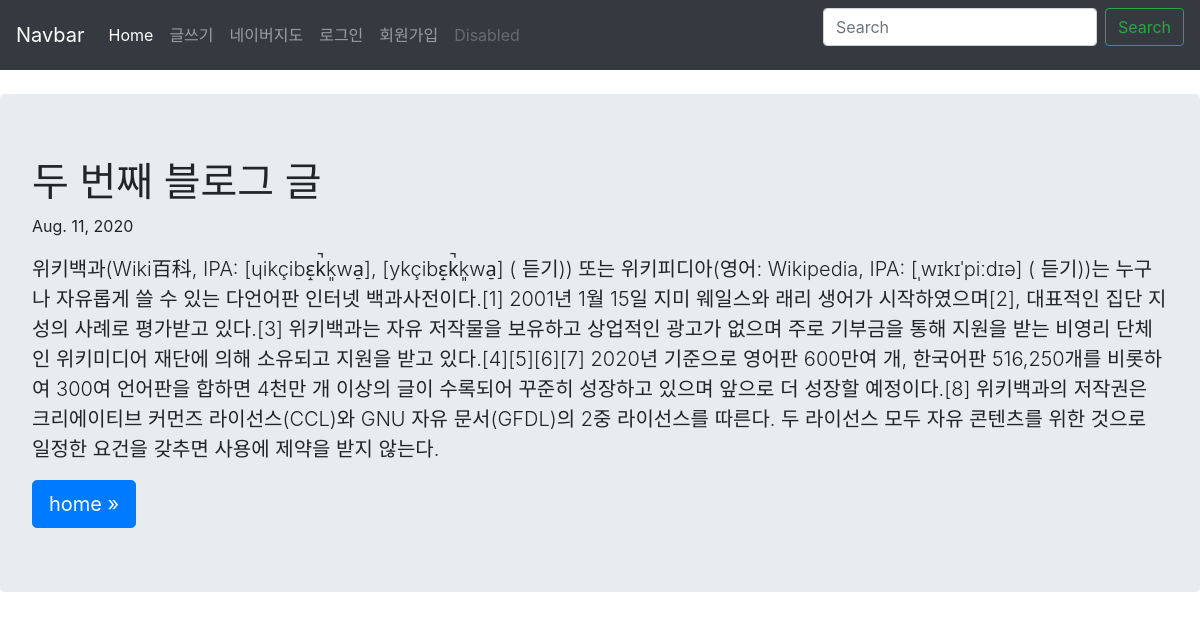
Page /blog/2 on the committed database.
### health_tok_board/models.py (models this page shows, shortened)
class Blog(models.Model):
    title = models.CharField(max_length=200)
    pub_date = models.DateField('date published')
    body = models.TextField()

### health_tok_board/views.py (the view)
# urls.py: path('<int:blog_id>', views.detail, name='detail'),
def detail(request, blog_id):
    blog_detail = get_object_or_404(Blog, pk=blog_id)
    return render(request, 'detail.html', {'blog': blog_detail})

### health_tok_board/templates/health_tok_board/detail.html
{% extends 'base.html' %}
{% block content %}
    <div class="jumbotron">
        <h1>{{blog.title}}</h1>
        <p>{{blog.pub_date}}</p>
        <p class="lead">{{blog.body}}</p>
        <a class="btn btn-lg btn-primary" href="{% url 'health_tok_board:home' %}" role="button">home &raquo;</a>
        <br>
    </div>
{% endblock %}

### health_tok_board/static/css/navbar-top.css (style rules this page uses)
body { min-height: 75rem; }

### rows in the picture
Blog: title "두 번째 블로그 글", pub_date "Aug. 11, 2020", body "위키백과(Wiki百科, IPA: [ɥikçibɛ̝k̚k͈wa̠], [ykçibɛ̝k̚k͈wa̠] ( 듣기)) 또는 위키피디아(영어: Wikipedia, IPA: [ˌwɪkɪˈpiːdɪə] ( 듣기))는 누구나 자유롭게 쓸 수 있는 다언어판 인터넷 백과사전이다.[1] 2001년 1월 15일 지미 웨일스와 래리 생어가 시작하였으며[2], 대표적인 집단 지성의 사례로 평가받고 있다.[3] 위키백과는 자유 저작물을 보유하고 상업적인 광고가 없으며 주로 기부금을 통해 지원을 받는 비영리 단체인 위키미디어 재단에 의해 소유되고 지원을 받고 있다.[4][5][6][7] 2020년 기준으로 영어판 600만여 개, 한국어판 516,250개를 비롯하여 300여 언어판을 합하면 4천만 개 이상의 글이 수록되어 꾸준히 성장하고 있으며 앞으로 더 성장할 예정이다.[8] 위키백과의 저작권은 크리에이티브 커먼즈 라이선스(CCL)와 GNU 자유 문서(GFDL)의 2중 라이선스를 따른다. 두 라이선스 모두 자유 콘텐츠를 위한 것으로 일정한 요건을 갖추면 사용에 제약을 받지 않는다."
